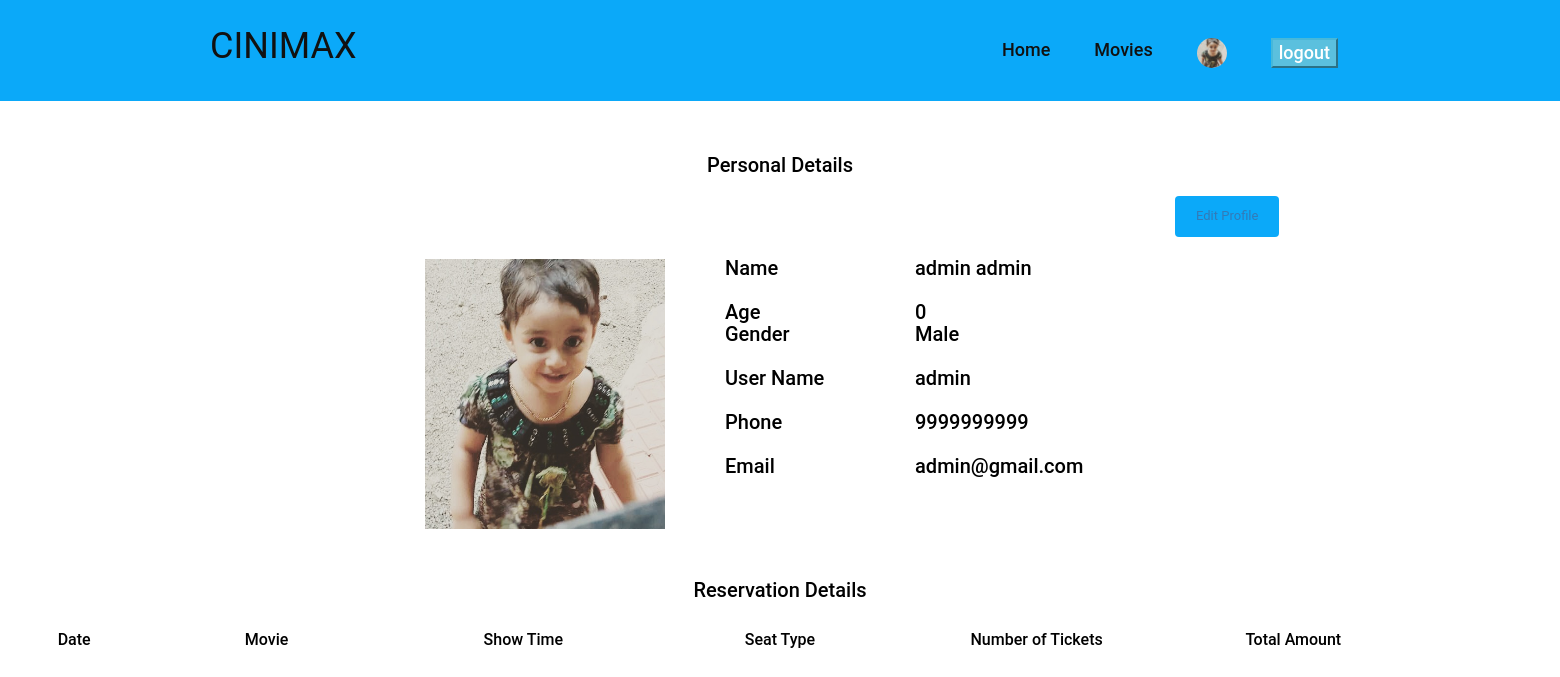
Page /user/usrprfle.php (signed in) on the committed database.
### tables this page shows
CREATE TABLE `regtb` (
  `fname` varchar(20) NOT NULL,
  `lname` varchar(20) NOT NULL,
  `dob` date NOT NULL,
  `age` int(11) NOT NULL,
  `email` varchar(30) NOT NULL,
  `username` varchar(20) NOT NULL,
  `passwrd` varchar(20) NOT NULL,
  `gender` varchar(6) NOT NULL,
  `phnno` bigint(11) NOT NULL,
  `image` varchar(20) NOT NULL
);

### user/usrprfle.php (the view, shortened to what this page needs)
<?php
include 'connect.php';
 $usr=$_SESSION['username'];
 $query="select * from regtb where username='$usr'";
 $result=mysqli_query($con,$query);
 $r1=mysqli_fetch_array($result);
?>
<!DOCTYPE html>
<html lang="en">
  <head>
    <link href="../css/bootstrap.min.css" rel="stylesheet">
	<link rel="stylesheet" href="../css/font-awesome.min.css">
	<link rel="stylesheet" href="../css/animate.css">
	<link rel="stylesheet" href="../css/overwrite.css">
	<link href="../css/animate.min.css" rel="stylesheet">
	<link href="../css/style.css" rel="stylesheet" />
  </head>
  <body>
	<header id="header">
        <nav class="navbar navbar-fixed-top" role="banner">
            <div class="container">
                <div class="navbar-header">
                    <a class="navbar-brand" href="">CINIMAX</a>
                </div>
                <div class="collapse navbar-collapse navbar-right">
                    <ul class="nav navbar-nav">
                       <li><a href="usrdashboard.php">Home</a></li>
                        <li><a href="movies.php">Movies</a></li>
					    <li><a href="usrprfle.php"><img src="../img/user/<?php echo $r1['image'];?>" class="img-circle" width='30' height='30'></a></li>
						<li><a href="../logout.php"><button class="btn-info">logout</button></a></li>
                    </ul>
                </div>
            </div>
        </nav>
    </header>
	<div>
	<?php if(!isset($_GET['edit'])){?>
	<div id="User">
		<br><br><br><br><br><br>
		 <div class="container">
		 <div class="text-center"><h2>Personal Details<br></h2></div>
		 <div class="col-md-10 col-md-offset-10">
		 <form action="#edit" method="GET">
		 <input type="submit" name='edit' class="btn btn-link" style="pixel:50px; font-size:13px "value='Edit Profile'>
		 </form></div>
		 <div class="col-md-3 col-md-offset-2">
		 <div class="hi-icon-wrap hi-icon-effect">
		 <br><img width='240' height='270' src="../img/user/<?php echo $r1['image'];?>" >
		 </div>
		 </div>
		 <div class="col-md-7 col-md-offset-0">
		 <div class="hi-icon-wrap hi-icon-effect">
		 <h2><div clas="row" >
			     <div class="col-md-3">Name </div>
				 <div class="col-md-offset-4"><?php echo $r1['fname']." ".$r1['lname']?></div>
				 <br>
			 </div>
			 <div clas="row" >
			     <div class="col-md-3">Age </div>
				 <div class="col-md-offset-4"><?php echo $r1['age'] ?></div>
		     <div clas="row" >
			     <div class="col-md-3">Gender </div>
				 <div class="col-md-offset-4"><?php echo $r1['gender']?></div><br>
			 </div>
		     <div clas="row" >
			     <div class="col-md-3">User Name </div>
				 <div class="col-md-offset-4"><?php echo $r1['username']?></div><br>
			 </div>
		     <div clas="row" >
			     <div class="col-md-3">Phone </div>
				 <div class="col-md-offset-4"><?php echo $r1['phnno']?></div><br>
			 </div>
		     <div clas="row" >
			     <div class="col-md-3">Email </div>
				 <div class="col-md-offset-4"><?php echo $r1['email']?></div>
			 </div>
		 </h2>
		 </div>
		 </div>
		 </div>
		 <div class="hi-icon-wrap hi-icon-effect">
		 <div class="text-center"><h2>Reservation Details<br></h2></div>
		 <div class="text-center">
			<div class="col-md-1 wow fadeInRight" data-wow-offset="0" data-wow-delay="0.3s">
				<h4>Date</h4>
			</div>
			<div class="col-md-2 wow fadeInRight" data-wow-offset="0" data-wow-delay="0.3s">
				<h4>Movie</h4>
			</div>
			<div class="col-md-2 wow fadeInLeft" data-wow-offset="0" data-wow-delay="0.3s">
				<h4>Show Time</h4>
			</div>
			<div class="col-md-2 wow fadeInLeft" data-wow-offset="0" data-wow-delay="0.3s">
				<h4>Seat Type</h4>
			</div>
			<div class="col-md-2 wow fadeInLeft" data-wow-offset="0" data-wow-delay="0.3s">
				<h4>Number of Tickets</h4>
			</div>
			<div class="col-md-2 wow fadeInLeft" data-wow-offset="0" data-wow-delay="0.3s">
				<h4>Total Amount</h4>
			</div>
			</div>
			</div>
	</div>
	<?php }?>
			</div>

### css/overwrite.css (style rules this page uses)
.btn { text-shadow: none; background-image:none; border-color: none; border-bottom-color: none; -webkit-box-shadow: none; -moz-box-shadow: none; box-shadow: none; }
.btn { outline:0; -webkit-border-radius: 0; -moz-border-radius: 0; border-radius: 0; }

### css/style.css (style rules this page uses)
body { background: #fff; font-family:'Roboto', Arial, sans-serif; color:#333; line-height:1.6em; overflow-x:hidden; }
h1, h2, h3, h4, h5, h6 { font-weight:500; font-family:'Roboto'; color:#000; }
h2 { font-size:20px; }
h4 { font-size: 16px; }
a { color: #0BA9F9; -webkit-transition: color 300ms, background-color 300ms; -moz-transition: color 300ms, background-color 300ms; -o-transition: color 300ms, background-color 300ms; transition: color 300ms, background-color 300ms; }
.btn { display: inline-block; padding: 10px 20px; margin-bottom: 0; font-size: 16px; font-weight: normal; line-height: 1.42857143; text-align: center; white-space: nowrap; vertical-align: middle; -ms-touch-action: manipulation; touch-action: manipulation; cursor: pointer; -webkit-user-select: none; -moz-user-select: none; -ms-user-select: none; user-select: none; background-image: none; border: 1px solid transparent; border-radius: 4px; background-color: #0BA9F9; }
.navbar>.container .navbar-brand { margin-left: 0; }
.navbar-brand { padding: 0; margin:0; }
.navbar-header a.navbar-brand { color:#111; font-family:'Roboto'; }
.navbar { border-radius: 0; margin-bottom: 0; background: #151515; padding: 21px 0; padding-bottom: 0; }
.navbar-nav { margin-top: 12px; }
.navbar-nav>li { margin-left: 20px; padding-bottom: 28px; }
.navbar-fixed-top .navbar-nav > li > a { padding: 5px 12px; margin: 0; border-radius: 3px; color: #111; line-height: 24px; display: inline-block; text-transform:; font-weight:500; font-size:18px; font-family:'Roboto'; }
.navbar-fixed-top { border: none; background: #0BA9F9; }
.navbar-fixed-top .navbar-brand { font-size: 36px; line-height: 50px; color: #fff; }
.hi-icon-effect { padding-bottom:30px; padding-left:10px; padding-right:10px; }
.text-center h2 { margin-top:20px; margin-bottom:20px; }

### rows in the picture
regtb: image (picture), fname "admin", lname "admin", age "0", gender "Male", username "admin", phnno "9999999999", email "admin@gmail.com"
